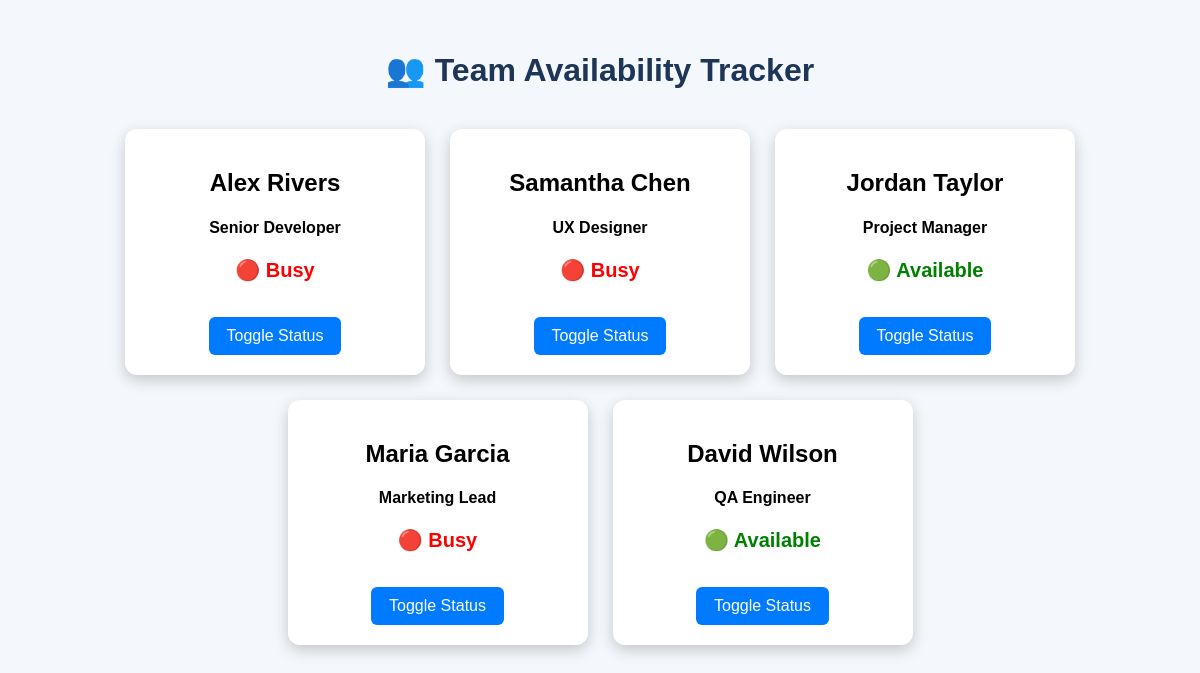
The page / on the database its author committed.
### tables this page shows
CREATE TABLE team(
            id INTEGER PRIMARY KEY AUTOINCREMENT,
            name TEXT,
            role TEXT,
            available INTEGER
        );

### app.py (the view)
@app.route("/")
def home():
    conn = sqlite3.connect("team.db")
    cursor = conn.cursor()
    cursor.execute("SELECT * FROM team")
    members = cursor.fetchall()
    conn.close()
    return render_template("index.html", members=members)

### templates/index.html (shortened to what this page needs)
<!DOCTYPE html>
<html>
<head>
    <link rel="stylesheet"
    href="{{ url_for('static', filename='style.css') }}">
</head>
<body>
<h1>👥 Team Availability Tracker</h1>
<div class="container">
{% for member in members %}
<div class="card">
<h2>{{ member[1] }}</h2>
<h4>{{ member[2] }}</h4>
{% if member[3] == 1 %}
<p class="available">🟢 Available</p>
{% else %}
<p class="busy">🔴 Busy</p>
{% endif %}
<a href="/toggle/{{ member[0] }}">
<button>Toggle Status</button>
</a>
</div>
{% endfor %}
</div>
</body>
</html>

### static/style.css (style rules this page uses)
body { margin:0; padding:30px; background:#f4f7fb; font-family:Arial, Helvetica, sans-serif; }
h1 { text-align:center; color:#1d3557; margin-bottom:40px; }
.container { display:flex; flex-wrap:wrap; justify-content:center; gap:25px; }
.card { width:260px; background:white; border-radius:12px; padding:20px; text-align:center; box-shadow:0 5px 15px rgba(0,0,0,.2); }
.available { color:green; font-size:20px; font-weight:bold; }
.busy { color:red; font-size:20px; font-weight:bold; }
button { margin-top:15px; background:#007bff; color:white; border:none; padding:10px 18px; border-radius:6px; cursor:pointer; font-size:16px; }

### rows shown on the page
team: name "Alex Rivers", role "Senior Developer", available "🔴 Busy"
team: name "Samantha Chen", role "UX Designer", available "🔴 Busy"
team: name "Jordan Taylor", role "Project Manager", available "🟢 Available"
team: name "Maria Garcia", role "Marketing Lead", available "🔴 Busy"
team: name "David Wilson", role "QA Engineer", available "🟢 Available"
